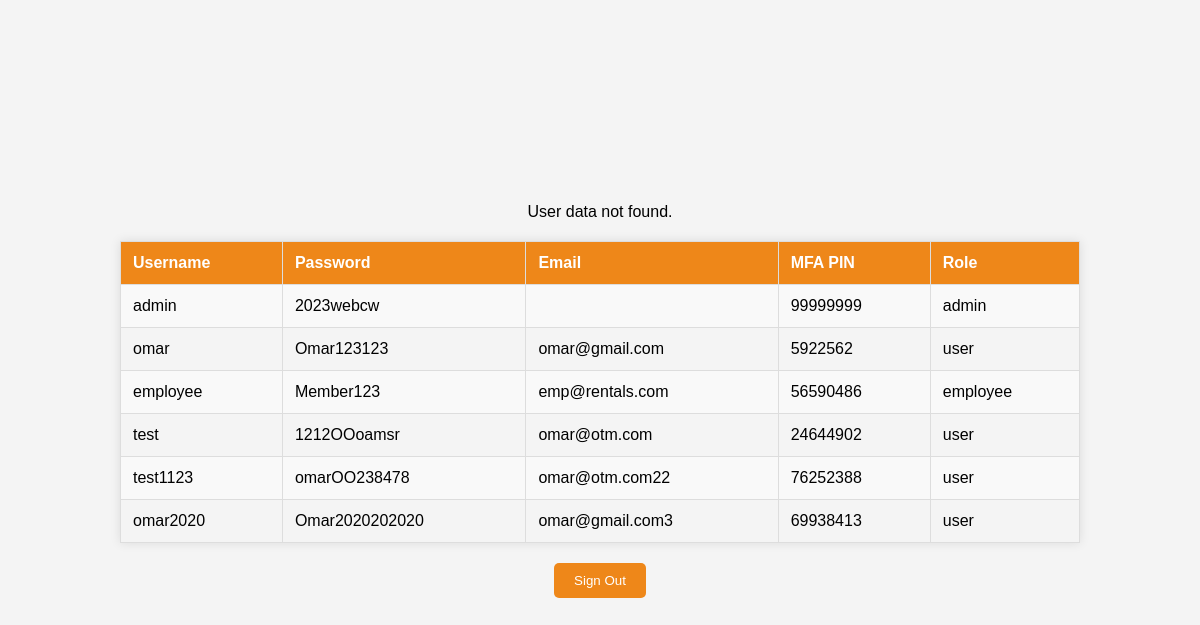
Page /adminhome.php on the committed database.
### tables this page shows
CREATE TABLE `cred` (
  `id` int(11) NOT NULL,
  `username` varchar(255) NOT NULL,
  `pswd` varchar(255) NOT NULL,
  `email` varchar(255) NOT NULL,
  `mfa_pin` int(255) NOT NULL,
  `rol` varchar(255) NOT NULL
);

### adminhome.php (the view, shortened to what this page needs)
<!DOCTYPE html>
<html lang="en">
<head>
</head>
<body>
    <?php include('adminAC.php'); ?>
    <?php
    $conn = mysqli_connect("localhost", "root", "", "exotic-rentals", 3306);
    $sql = "SELECT username, pswd, email, mfa_pin, rol FROM cred";
    $result = $conn->query($sql);
    if ($result->num_rows > 0) {
        echo "<table>
                <tr>
                    <th>Username</th>
                    <th>Password</th>
                    <th>Email</th>
                    <th>MFA PIN</th>
                    <th>Role</th>
                </tr>";
        while ($row = $result->fetch_assoc()) {
            echo "<tr>
                    <td>" . $row["username"] . "</td>
                    <td>" . $row["pswd"] . "</td>
                    <td>" . $row["email"] . "</td>
                    <td>" . $row["mfa_pin"] . "</td>
                    <td>" . $row["rol"] . "</td>
                </tr>";
        }
        echo "</table>";
        echo "<button onclick=\"location.href='login.php'\">Sign Out</button>";
    } else {
        echo "<p>No records found.</p>";
    }
    ?>
</body>
</html>

### adminAC.php
<?php
$connect = mysqli_connect("localhost", "root", "", "exotic-rentals", 3306);
if (isset($_COOKIE['user_data'])) {
    $credentials = $_COOKIE['user_data'];
    $userdata = json_decode($credentials, true);
    if (isset($userdata['username'])) {
        $username = $userdata['username'];
        $query = "SELECT rol FROM cred WHERE username = '$username'";
        $result = mysqli_query($connect, $query);
        if ($result) {
            $row = mysqli_fetch_assoc($result);
            if ($row && $row['rol'] === 'admin') {
            } else {
                header("Location: 403.html");
                exit();
            }
        } else {
            echo "Error: " . mysqli_error($connect);
        }
    } else {
        echo "Invalid user data format.";
    }
} else {
    echo "User data not found.";
}
?>

### adminhome.php (style rules this page uses)
body { font-family: Arial, sans-serif; display: flex; align-items: center; justify-content: center; flex-direction: column; height: 100vh; margin: 0; background-color: #f4f4f4; }
table { border-collapse: collapse; width: 80%; margin-top: 20px; box-shadow: 0 0 10px rgba(0, 0, 0, 0.1); }
th, td { border: 1px solid #ddd; padding: 12px; text-align: left; }
th { background-color: #ee8719; color: white; }
tr:nth-child(even) { background-color: #f9f9f9; }
button { background-color: #ee8719; color: white; padding: 10px 20px; border: none; border-radius: 5px; cursor: pointer; margin-top: 20px; }

### rows in the picture
cred: username "admin", pswd "2023webcw", mfa_pin "99999999", rol "admin"
cred: username "omar", pswd "Omar123123", email "omar@gmail.com", mfa_pin "5922562", rol "user"
cred: username "employee", pswd "Member123", email "emp@rentals.com", mfa_pin "56590486", rol "employee"
cred: username "test", pswd "1212OOoamsr", email "omar@otm.com", mfa_pin "24644902", rol "user"
cred: username "test1123", pswd "omarOO238478", email "omar@otm.com22", mfa_pin "76252388", rol "user"
cred: username "omar2020", pswd "Omar2020202020", email "omar@gmail.com3", mfa_pin "69938413", rol "user"
